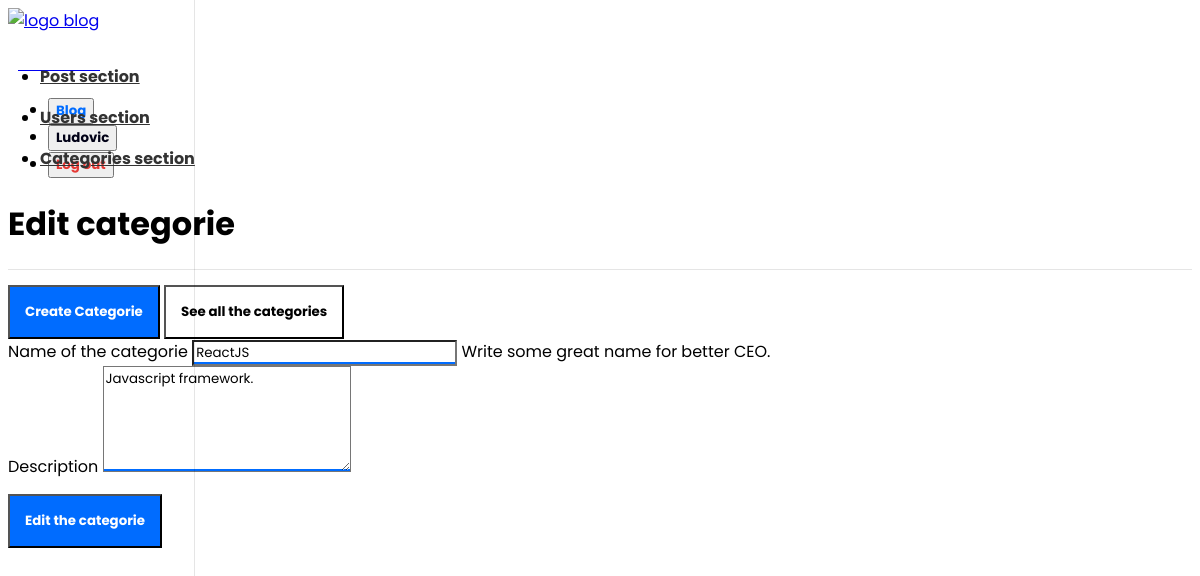
/app/admin/categories/edit_categories.php?id=13 (signed in), run on an earlier commit of the app's database.
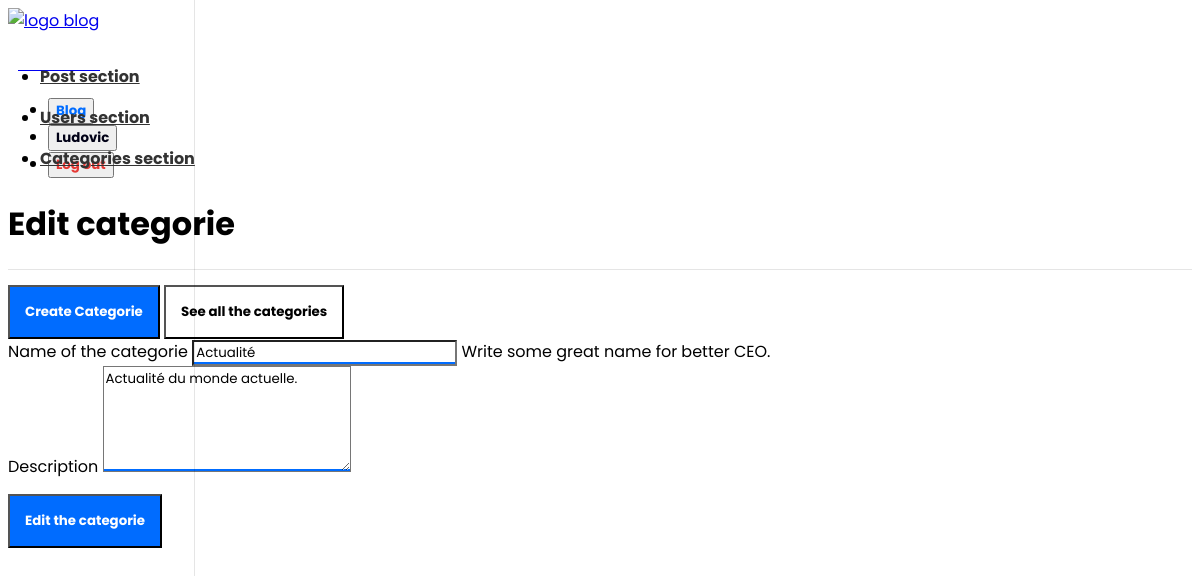
And on a later commit of the database.
### tables this page shows
CREATE TABLE `categories` (
  `id` int(11) NOT NULL,
  `name` varchar(100) NOT NULL,
  `description` text NOT NULL
);

### app/controllers/categories.php (called while the page is built, shortened)
<?php
include(ROOT_PATH . "/app/db/database.php");
$table       = "categories";
if (isset($_GET["id"])) {
    $id          = $_GET["id"];
    $categorie   = selectOneInTable($table, ["id" => $id]);
    $name        = $categorie["name"];
    $description = $categorie["description"];
}

### app/db/database.php (called while the page is built, shortened)
<?php
require("connect.php");
function execQuery($sql, $data)
{
    global $conn;
    $fetcher = $conn->prepare($sql);
    $values  = array_values($data);
    $types   = str_repeat("s", count($values));
    $fetcher->bind_param($types, ...$values);
    $fetcher->execute();
    return $fetcher;
}
function selectOneInTable($table, $conditions)
{
    $sql = "SELECT * FROM $table";
    $i = 0;
    foreach ($conditions as $key => $value) {
        if ($i === 0 ) {
            $sql = $sql . " WHERE $key=?";
        } else {
            $sql = $sql . " AND $key=?";
        }
        $i++;
    }
    $sql     = $sql . " LIMIT 1";
    $fetcher = execQuery($sql, $conditions);
    $payload = $fetcher->get_result()->fetch_assoc();
    return $payload;
}

### app/admin/categories/edit_categories.php (the view, shortened to what this page needs)
<?php
    include(ROOT_PATH . "/app/controllers/categories.php");
?>
<!DOCTYPE html>
<html lang="en">
<head>
    <link rel="stylesheet" href="https://unpkg.com/bootstrap-material-design@4.1.1/dist/css/bootstrap-material-design.min.css" />
    <link rel="stylesheet" href="https://unicons.iconscout.com/release/v2.0.1/css/unicons.css" />
    <link href="https://cdn.jsdelivr.net/npm/summernote@0.8.15/dist/summernote.min.css" rel="stylesheet" />
    <link href="../../../assets/dashboard.css" rel="stylesheet" />
</head>
<body>
    <?php include(ROOT_PATH . "/app/components/navbar_dashboard.php") ?>
    <div class="container-fluid">
        <div class="row">
            <main role="main" class="col-md-9 ml-sm-auto col-lg-10 pt-3 px-4">
                <div class="d-flex justify-content-between flex-wrap flex-md-nowrap align-items-center pb-2 mb-3 border-bottom">
                    <h1 style="font-weight: bold">Edit categorie</h1>
                </div>
                <a href="<?php echo BASE_URL . "app/admin/categories/create_categorie.php" ?>" style="text-decoration: none">
                    <button class="btn mr-2" style="background-color: #006cff; color: white; padding: 15px; font-weight: bold; margin-top: 15px">
                        Create Categorie
                    </button>
                </a>
                <a href="<?php echo BASE_URL . "app/admin/categories/categories.php" ?>" style="text-decoration: none">
                    <button class="btn" style="background-color: white; color: black; padding: 15px; font-weight: bold; margin-top: 15px">
                        See all the categories
                    </button>
                </a>
                <div class="mt-5">
                    <form action="edit_categories.php" method="post">
                        <div class="form-group">
                            <label for="exampleInputEmail1">Name of the categorie</label>
                            <input name="name" value="<?php echo $name; ?>" type="text" class="form-control" id="exampleInputEmail1" />
                            <span class="bmd-help">Write some great name for better CEO.</span>
                        </div>
                        <div class="form-group">
                            <label for="exampleTextarea" class="bmd-label-floating">Description</label>
                            <textarea name="description" class="form-control" id="exampleTextarea" rows="5"><?php echo $description; ?></textarea>
                        </div>
                        <button name="update-categorie" type="submit" class="btn mr-2" style="background-color: #006cff; color: white; padding: 15px; font-weight: bold; margin-top: 15px">
                            Edit the categorie
                        </button>
                    </form>
                </div>
            </main>
        </div>
    </div>
</body>
</html>

What changed in the data, as far as the page shows it:
changed categories: name "ReactJS" → "Actualité"; description "Javascript framework." → "Actualité du monde actuelle."
